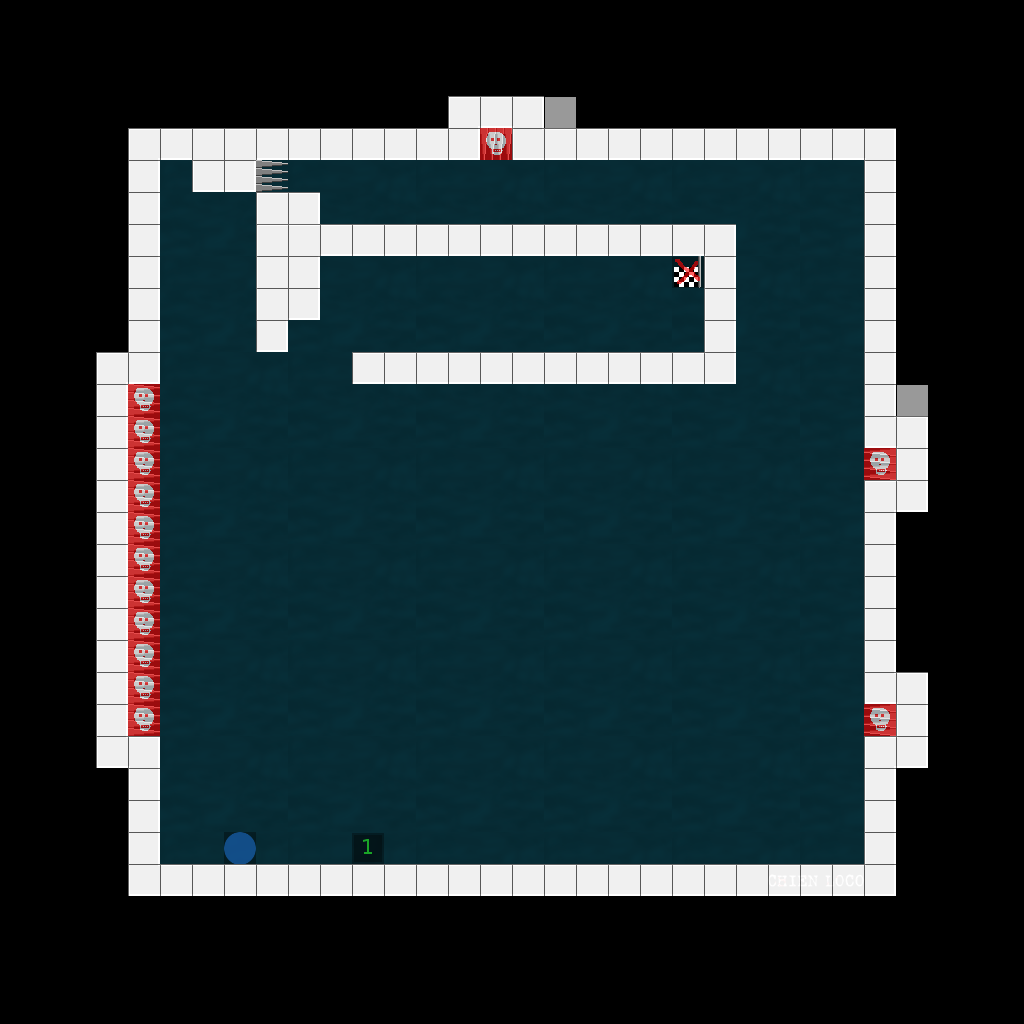

A level layout from a 2D game, rendered from its tile map. Below: a short description, then the map file with its tile-grid data intact:
An orthogonal 32x32 tile map with 32x32 px tiles, 2 tile layers (mapa, geometria).

<map version="1.0" orientation="orthogonal" width="32" height="32" tilewidth="32" tileheight="32">
 <tileset firstgid="1" name="tileset" tilewidth="32" tileheight="32">
  <image source="../gfx/tileset.png" width="256" height="512" />
 </tileset>
 <layer name="mapa" width="32" height="32">
  <data encoding="csv">
0,0,0,0,0,0,0,0,0,0,0,0,0,0,0,0,0,0,0,0,0,0,0,0,0,0,0,0,0,0,0,0,
0,0,0,0,0,0,0,0,0,0,0,0,0,0,0,0,0,0,0,0,0,0,0,0,0,0,0,0,0,0,0,0,
0,0,0,0,0,0,0,0,0,0,0,0,0,0,0,0,0,0,0,0,0,0,0,0,0,0,0,0,0,0,0,0,
0,0,0,0,0,0,0,0,0,0,0,0,0,0,49,50,51,0,0,0,0,0,0,0,0,0,0,0,0,0,0,0,
0,0,0,0,49,50,55,55,50,50,50,50,50,50,67,95,65,50,50,50,50,50,50,50,50,50,50,51,0,0,0,0,
0,0,0,0,57,11,84,88,94,11,12,13,14,11,12,13,14,11,12,13,14,11,12,13,14,11,12,59,0,0,0,0,
0,0,0,0,57,19,20,21,52,56,20,21,22,19,20,21,22,19,20,21,22,19,20,21,22,19,20,59,0,0,0,0,
0,0,0,0,57,27,28,29,52,53,66,66,66,66,66,66,66,66,66,66,66,66,51,29,30,27,28,59,0,0,0,0,
0,0,0,0,59,11,12,13,68,64,12,13,14,11,12,13,14,11,12,13,14,97,59,13,14,11,12,59,0,0,0,0,
0,0,0,0,59,19,20,21,60,88,20,21,22,19,20,21,22,19,20,21,22,19,59,21,22,19,20,59,0,0,0,0,
0,0,0,0,59,27,28,29,88,27,28,29,30,27,28,29,30,27,28,29,30,27,59,29,30,27,28,59,0,0,0,0,
0,0,0,49,67,11,12,13,14,11,12,50,50,50,50,50,50,50,50,50,50,50,67,13,14,11,12,59,0,0,0,0,
0,0,0,57,94,19,20,21,22,19,20,21,22,19,20,21,22,19,20,21,22,19,20,21,22,19,20,59,0,0,0,0,
0,0,0,57,94,27,28,29,30,27,28,29,30,27,28,29,30,27,28,29,30,27,28,29,30,27,28,65,51,0,0,0,
0,0,0,57,94,11,12,13,14,11,12,13,14,11,12,13,14,11,12,13,14,11,12,13,14,11,12,96,59,0,0,0,
0,0,0,57,94,19,20,21,22,19,20,21,22,19,20,21,22,19,20,21,22,19,20,21,22,19,20,49,67,0,0,0,
0,0,0,57,94,27,28,29,30,27,28,29,30,27,28,29,30,27,28,29,30,27,28,29,30,27,28,59,0,0,0,0,
0,0,0,57,94,11,12,13,14,11,12,13,14,11,12,13,14,11,12,13,14,11,12,13,14,11,12,59,0,0,0,0,
0,0,0,57,94,19,20,21,22,19,20,21,22,19,20,21,22,19,20,21,22,19,20,21,22,19,20,59,0,0,0,0,
0,0,0,57,94,27,28,29,30,27,28,29,30,27,28,29,30,27,28,29,30,27,28,29,30,27,28,59,0,0,0,0,
0,0,0,57,94,11,12,13,14,11,12,13,14,11,12,13,14,11,12,13,14,11,12,13,14,11,12,59,0,0,0,0,
0,0,0,57,94,19,20,21,22,19,20,21,22,19,20,21,22,19,20,21,22,19,20,21,22,19,20,65,51,0,0,0,
0,0,0,57,94,27,28,29,30,27,28,29,30,27,28,29,30,27,28,29,30,27,28,29,30,27,28,96,59,0,0,0,
0,0,0,65,51,11,12,13,14,11,12,13,14,11,12,13,14,11,12,13,14,11,12,13,14,11,12,49,67,0,0,0,
0,0,0,0,59,19,20,21,22,19,20,21,22,19,20,21,22,19,20,21,22,19,20,21,22,19,20,59,0,0,0,0,
0,0,0,0,59,27,28,29,30,27,28,29,30,27,28,29,30,27,28,29,30,27,28,29,30,27,28,59,0,0,0,0,
0,0,0,0,59,11,12,11,14,11,28,13,14,11,12,13,14,11,12,13,14,11,12,13,14,11,12,59,0,0,0,0,
0,0,0,0,65,66,66,66,66,66,66,66,66,66,66,66,66,66,66,66,66,66,66,66,73,74,75,67,0,0,0,0,
0,0,0,0,0,0,0,0,0,0,0,0,0,0,0,0,0,0,0,0,0,0,0,0,0,0,0,0,0,0,0,0,
0,0,0,0,0,0,0,0,0,0,0,0,0,0,0,0,0,0,0,0,0,0,0,0,0,0,0,0,0,0,0,0,
0,0,0,0,0,0,0,0,0,0,0,0,0,0,0,0,0,0,0,0,0,0,0,0,0,0,0,0,0,0,0,0,
0,0,0,0,0,0,0,0,0,0,0,0,0,0,0,0,0,0,0,0,0,0,0,0,0,0,0,0,0,0,0,0
</data>
 </layer>
 <layer name="geometria" width="32" height="32" opacity="0.6">
  <data encoding="csv">
0,0,0,0,0,0,0,0,0,0,0,0,0,0,0,0,0,0,0,0,0,0,0,0,0,0,0,0,0,0,0,0,
0,0,0,0,0,0,0,0,0,0,0,0,0,0,0,0,0,0,0,0,0,0,0,0,0,0,0,0,0,0,0,0,
0,0,0,0,0,0,0,0,0,0,0,0,0,0,0,0,0,0,0,0,0,0,0,0,0,0,0,0,0,0,0,0,
0,0,0,0,0,0,0,0,0,0,0,0,0,0,34,34,34,34,0,0,0,0,0,0,0,0,0,0,0,0,0,0,
0,0,0,0,34,34,34,34,34,34,34,34,34,34,34,36,34,34,34,34,34,34,34,34,34,34,34,34,0,0,0,0,
0,0,0,0,34,11,34,34,94,11,12,13,14,11,12,13,14,11,12,13,14,11,12,13,14,11,12,34,0,0,0,0,
0,0,0,0,34,19,20,21,34,34,20,21,22,19,20,21,22,19,20,21,22,19,20,21,22,19,20,34,0,0,0,0,
0,0,0,0,34,27,28,29,34,34,34,34,34,34,34,34,34,34,34,34,34,34,34,29,30,27,28,34,0,0,0,0,
0,0,0,0,34,11,12,13,34,34,12,13,14,11,12,13,14,11,12,13,14,35,34,13,14,11,12,34,0,0,0,0,
0,0,0,0,34,19,20,21,34,34,20,21,22,19,20,21,22,19,20,21,22,19,34,21,22,19,20,34,0,0,0,0,
0,0,0,0,34,27,28,29,34,27,28,29,30,27,28,29,30,27,28,29,30,27,34,29,30,27,28,34,0,0,0,0,
0,0,0,34,34,11,12,13,14,11,12,34,34,34,34,34,34,34,34,34,34,34,34,13,14,11,12,34,0,0,0,0,
0,0,0,34,36,19,20,21,22,19,20,21,22,19,20,21,22,19,20,21,22,19,20,21,22,19,20,34,34,0,0,0,
0,0,0,34,36,27,28,29,30,27,28,29,30,27,28,29,30,27,28,29,30,27,28,29,30,27,28,34,34,0,0,0,
0,0,0,34,36,11,12,13,14,11,12,13,14,11,12,13,14,11,12,13,14,11,12,13,14,11,12,36,34,0,0,0,
0,0,0,34,36,19,20,21,22,19,20,21,22,19,20,21,22,19,20,21,22,19,20,21,22,19,20,34,34,0,0,0,
0,0,0,34,36,11,28,29,30,27,28,29,30,27,28,29,30,27,28,29,30,27,28,29,30,27,28,34,0,0,0,0,
0,0,0,34,36,11,12,13,14,11,12,13,14,11,12,13,14,11,12,13,14,11,12,13,14,11,12,34,0,0,0,0,
0,0,0,34,36,19,20,21,22,19,20,21,22,19,20,21,22,19,20,21,22,19,20,21,22,19,20,34,0,0,0,0,
0,0,0,34,36,27,28,29,30,27,28,29,30,27,28,29,30,27,28,29,30,27,28,29,30,27,28,34,0,0,0,0,
0,0,0,34,36,11,12,13,14,11,12,13,14,11,12,13,14,11,12,13,14,11,12,13,14,11,12,34,0,0,0,0,
0,0,0,34,36,19,20,21,22,19,20,21,22,19,20,21,22,19,20,21,22,19,20,21,22,19,20,34,34,0,0,0,
0,0,0,34,36,27,28,29,30,27,28,29,30,27,28,29,30,27,28,29,30,27,28,29,30,27,28,36,34,0,0,0,
0,0,0,34,34,11,12,13,14,11,12,13,14,11,12,13,14,11,12,13,14,11,12,13,14,11,12,34,34,0,0,0,
0,0,0,0,34,19,20,21,22,19,20,21,22,19,20,21,22,19,20,21,22,19,20,21,22,19,20,34,0,0,0,0,
0,0,0,0,34,27,28,29,30,27,28,29,30,27,28,29,30,27,28,29,30,27,28,29,30,27,28,34,0,0,0,0,
0,0,0,0,34,11,12,33,14,11,12,37,14,11,12,13,14,11,12,13,14,11,12,13,14,11,12,34,0,0,0,0,
0,0,0,0,34,34,34,34,34,34,34,34,34,34,34,34,34,34,34,34,34,34,34,34,34,34,34,34,0,0,0,0,
0,0,0,0,0,0,0,0,0,0,0,0,0,0,0,0,0,0,0,0,0,0,0,0,0,0,0,0,0,0,0,0,
0,0,0,0,0,0,0,0,0,0,0,0,0,0,0,0,0,0,0,0,0,0,0,0,0,0,0,0,0,0,0,0,
0,0,0,0,0,0,0,0,0,0,0,0,0,0,0,0,0,0,0,0,0,0,0,0,0,0,0,0,0,0,0,0,
0,0,0,0,0,0,0,0,0,0,0,0,0,0,0,0,0,0,0,0,0,0,0,0,0,0,0,0,0,0,0,0
</data>
 </layer>
</map>
